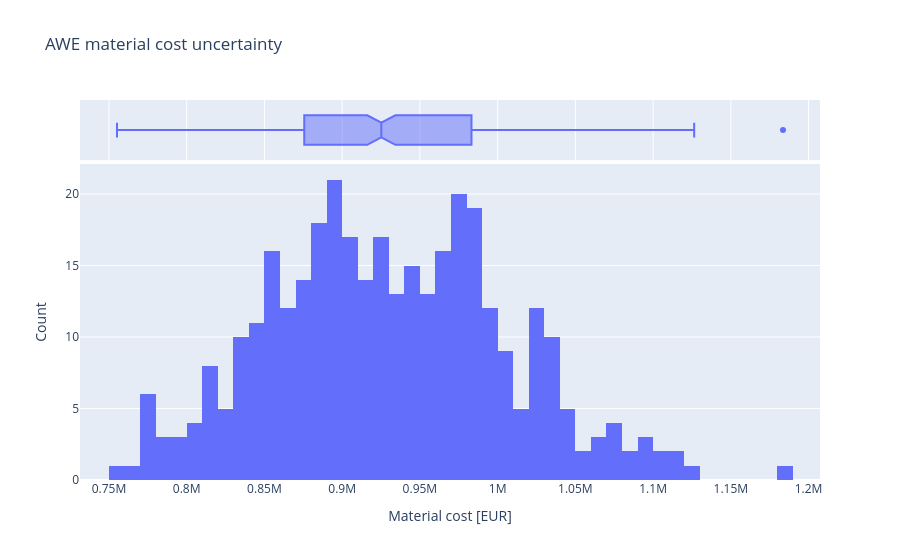

This figure's notebook cell:
### Markdown cell above
> ### Distribution assumptions
> Historical metal prices use empirical uncertainty distributions: Steel and Copper are triangular, while Nickel is lognormal.

### Code cell
from util_uncertainty import material_uncertainty_table, run_material_monte_carlo
from inputs import HISTORICAL_METAL_STATS

material_uncertainty = material_uncertainty_table(
    material_df,
    HISTORICAL_METAL_STATS,
)

material_uncertainty[
    [
        "Material",
        "Unit Price",
        "Cost",
        "Cost Share",
        "Distribution",
        "Relative Uncertainty",
    ]
]

# run mc

material_mc = run_material_monte_carlo(
    material_uncertainty,
    HISTORICAL_METAL_STATS,
    n_draws=350,
    seed=123456,
)
material_cost_samples = np.asarray(
    material_mc.outvars["Material Cost"].vals,
    dtype=float,
)


display(pd.Series({
    "Mean": material_cost_samples.mean(),
    "Std": material_cost_samples.std(ddof=1),
    "P05": np.quantile(material_cost_samples, 0.05),
    "Median": np.quantile(material_cost_samples, 0.50),
    "P95": np.quantile(material_cost_samples, 0.95),
}))


material_cost_samples = np.asarray(
    material_mc.outvars["Material Cost"].vals,
    dtype=float,
)

plot_distribution(
    material_cost_samples,
    title="AWE material cost uncertainty",
    x_title="Material cost [EUR]",
).show()

### Figure 1 — Plotly figure (JSON) as saved in the notebook; plotly's stock layout.template omitted (floating-point values rounded to 4 significant figures; data arrays with more than 128 entries replaced by an {"elided": "..."} marker saying what was removed)
{"data": [{"bingroup": "x", "hovertemplate": "x=%{x}<br>count=%{y}<extra></extra>", "legendgroup": "", "marker": {"color": "#636efa", "pattern": {"shape": ""}}, "name": "", "nbinsx": 60, "orientation": "v", "showlegend": false, "type": "histogram", "x": {"elided": "350 float values"}, "xaxis": "x", "yaxis": "y"}, {"hovertemplate": "x=%{x}<extra></extra>", "legendgroup": "", "marker": {"color": "#636efa"}, "name": "", "notched": true, "showlegend": false, "type": "box", "x": {"elided": "350 float values"}, "xaxis": "x2", "yaxis": "y2"}], "layout": {"barmode": "relative", "legend": {"tracegroupgap": 0}, "title": {"text": "AWE material cost uncertainty"}, "xaxis": {"anchor": "y", "domain": [0, 1], "title": {"text": "Material cost [EUR]"}}, "xaxis2": {"anchor": "y2", "domain": [0, 1], "matches": "x", "showgrid": true, "showticklabels": false}, "yaxis": {"anchor": "x", "domain": [0, 0.8316], "title": {"text": "Count"}}, "yaxis2": {"anchor": "x2", "domain": [0.8416, 1], "matches": "y2", "showgrid": false, "showline": false, "showticklabels": false, "ticks": ""}}}
